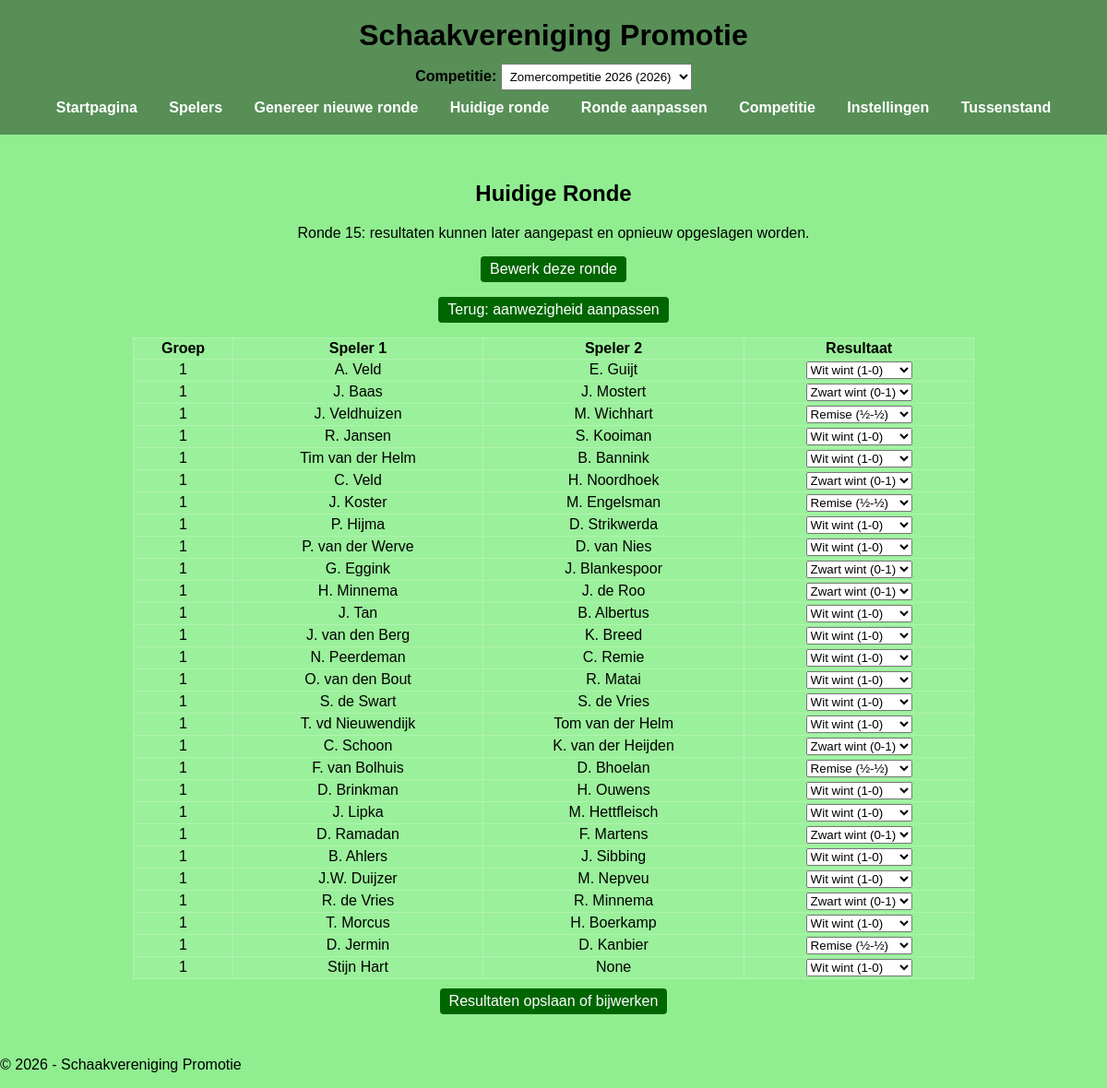
The page /finalized_round on the database its author committed.
### tables this page shows
CREATE TABLE Pairings(
    Id INTEGER PRIMARY KEY AUTOINCREMENT,
    PlayerId1 text NOT NULL,
    PlayerId2 text NOT NULL,
    RoundId int NOT NULL,
    GroupNumber int NOT NULL,
    ResultsType int,
    Last_Update datetime NOT NULL DEFAULT CURRENT_TIMESTAMP,
    FOREIGN KEY (PlayerId1) REFERENCES Players(Id),
    FOREIGN KEY (PlayerId2) REFERENCES Players(Id),
    FOREIGN KEY (RoundId) REFERENCES Rounds(Id)
);

CREATE TABLE Players(
    Id text PRIMARY KEY,
    Name text NOT NULL,
    GroupNumber int NOT NULL,
    Active boolean NOT NULL,
    Rating int,
    Type text,
    Last_Update datetime NOT NULL DEFAULT CURRENT_TIMESTAMP
);

### app_routes.py (the view)
    @app.route("/finalized_round")
    def finalize_round():
        competition_id = get_current_competition_id()
        selected_round = request.args.get("round_id", type=int)
        if selected_round is None:
            selected_round = get_latest_round_with_pairings(competition_id)
        if selected_round is None:
            return render_template("finalized-round.html", pairings=[], round_id=None)
        round_exists = query_db(
            "SELECT Id FROM Rounds WHERE Id = ? AND CompetitionId = ?",
            (selected_round, competition_id),
            one=True,
        )
        if not round_exists:
            abort(404)
        rows = query_db(
            """SELECT b.Name, c.Name, RoundId, a.GroupNumber,a.ResultsType,a.Id FROM Pairings a
               LEFT JOIN Players b ON a.PlayerId1 = b.Id
               LEFT JOIN Players c ON a.PlayerId2 = c.Id
               WHERE a.RoundId = ?
               ORDER BY a.GroupNumber ASC""",
            (selected_round,),
        )
        pairings = [
        {"player1": r[0], "player2": r[1], "round": r[2], "group": r[3],"Result": r[4],"Id": r[5]}
        for r in rows
        ]
        return render_template("finalized-round.html", pairings=pairings, round_id=selected_round)

### app_core.py (called while the page is built)
def query_db(query, args=(), one=False):
    conn = sqlite3.connect(DATABASE)
    cursor = conn.cursor()
    cursor.execute(query, args)
    rows = cursor.fetchall()
    conn.close()
    return rows if not one else rows[0] if rows else None

### templates/finalized-round.html (shortened to what this page needs)
{% extends "base.html" %}
{% block content %}
  <h2>Huidige Ronde</h2>
  {% if round_id %}
    <p>Ronde {{ round_id }}: resultaten kunnen later aangepast en opnieuw opgeslagen worden.</p>
    <p><a href="/round-editor?round_id={{ round_id }}" class="btn">Bewerk deze ronde</a></p>
  {% endif %}
  <p><a href="/player-overview" class="btn">Terug: aanwezigheid aanpassen</a></p>
  <table id="pairingTable">
    <thead>
      <tr><th>Groep</th><th>Speler 1</th><th>Speler 2</th><th>Resultaat</th></tr>
    </thead>
    <tbody>
      {% for p in pairings %}
      <tr data-pairing-id="{{ p.Id }}">
        <td>{{ p.group }}</td>
        <td>{{ p.player1 }}</td>
        <td>{{ p.player2 }}</td>
        <td>
          <select class="result-select"
                  onchange="submitResult({{ p.Id }}, this.value)">
            <option value="1" {% if p.Result == 1 %}selected{% endif %}>Wit wint (1-0)</option>
            <option value="2" {% if p.Result == 2 %}selected{% endif %}>Zwart wint (0-1)</option>
            <option value="3" {% if p.Result == 3 %}selected{% endif %}>Remise (½-½)</option>
          </select>
        </td>
      </tr>
      {% endfor %}
    </tbody>
  </table>
  <form method="POST" action="/save-results">
    <button type="submit" class="btn">Resultaten opslaan of bijwerken</button>
  </form>
  {% endblock %}

### static/style.css (style rules this page uses)
body { margin: 0; font-family: Arial, sans-serif; color: black; background: #90ee90; min-height: 100vh; }
table { margin: 10px auto; width: 80%; border-collapse: collapse; background: rgba(255,255,255,0.1); }
th, td { padding: 2px; border: 1px solid rgba(255,255,255,0.2); }
.btn { display: inline-block; background: #006600; color: white; border: none; padding: 5px 10px; cursor: pointer; border-radius: 4px; font: inherit; text-decoration: none; }

### rows shown on the page
Pairings: group "1", player1 "A. Veld", player2 "E. Guijt", Id "Wit wint (1-0)"
Pairings: group "1", player1 "J. Baas", player2 "J. Mostert", Id "Zwart wint (0-1)"
Pairings: group "1", player1 "J. Veldhuizen", player2 "M. Wichhart", Id "Remise (½-½)"
Pairings: group "1", player1 "R. Jansen", player2 "S. Kooiman", Id "Wit wint (1-0)"
Pairings: group "1", player1 "Tim van der Helm", player2 "B. Bannink", Id "Wit wint (1-0)"
Pairings: group "1", player1 "C. Veld", player2 "H. Noordhoek", Id "Zwart wint (0-1)"
Pairings: group "1", player1 "J. Koster", player2 "M. Engelsman", Id "Remise (½-½)"
Pairings: group "1", player1 "P. Hijma", player2 "D. Strikwerda", Id "Wit wint (1-0)"
Pairings: group "1", player1 "P. van der Werve", player2 "D. van Nies", Id "Wit wint (1-0)"
Pairings: group "1", player1 "G. Eggink", player2 "J. Blankespoor", Id "Zwart wint (0-1)"
Pairings: group "1", player1 "H. Minnema", player2 "J. de Roo", Id "Zwart wint (0-1)"
Pairings: group "1", player1 "J. Tan", player2 "B. Albertus", Id "Wit wint (1-0)"
Pairings: group "1", player1 "J. van den Berg", player2 "K. Breed", Id "Wit wint (1-0)"
Pairings: group "1", player1 "N. Peerdeman", player2 "C. Remie", Id "Wit wint (1-0)"
Pairings: group "1", player1 "O. van den Bout", player2 "R. Matai", Id "Wit wint (1-0)"
Pairings: group "1", player1 "S. de Swart", player2 "S. de Vries", Id "Wit wint (1-0)"
Pairings: group "1", player1 "T. vd Nieuwendijk", player2 "Tom van der Helm", Id "Wit wint (1-0)"
Pairings: group "1", player1 "C. Schoon", player2 "K. van der Heijden", Id "Zwart wint (0-1)"
Pairings: group "1", player1 "F. van Bolhuis", player2 "D. Bhoelan", Id "Remise (½-½)"
Pairings: group "1", player1 "D. Brinkman", player2 "H. Ouwens", Id "Wit wint (1-0)"
Pairings: group "1", player1 "J. Lipka", player2 "M. Hettfleisch", Id "Wit wint (1-0)"
Pairings: group "1", player1 "D. Ramadan", player2 "F. Martens", Id "Zwart wint (0-1)"
Pairings: group "1", player1 "B. Ahlers", player2 "J. Sibbing", Id "Wit wint (1-0)"
Pairings: group "1", player1 "J.W. Duijzer", player2 "M. Nepveu", Id "Wit wint (1-0)"
Pairings: group "1", player1 "R. de Vries", player2 "R. Minnema", Id "Zwart wint (0-1)"
Pairings: group "1", player1 "T. Morcus", player2 "H. Boerkamp", Id "Wit wint (1-0)"
Pairings: group "1", player1 "D. Jermin", player2 "D. Kanbier", Id "Remise (½-½)"
Pairings: group "1", player1 "Stijn Hart", player2 "None", Id "Wit wint (1-0)"

### other values the page prints
{{ round_id }} "15"
form field competition_id "Zomercompetitie 2026 (2026)"
